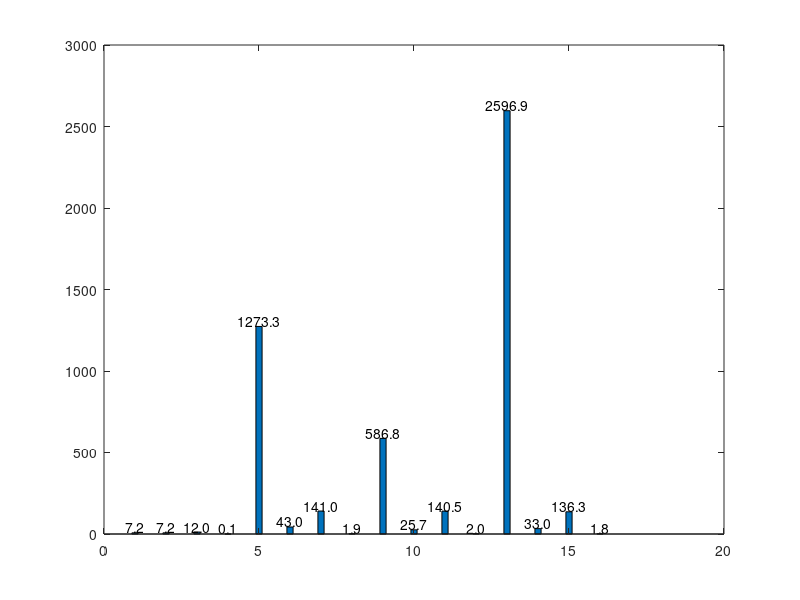

This chart was generated by the following MATLAB code:
clear; clc; close all; 

rpm = [7.18, 1273.35, 586.78, 2596.87];
kc = [7.16, 43.03, 25.70, 32.95];
vbp = [12.02, 140.97, 140.53, 136.26];
gg = [0.07, 1.91, 1.97, 1.76];

% y = log([rpm, kc, vbp, gg]);
y = [rpm; kc; vbp; gg];
y = y(:)

x = [1 : numel(y)]';
% bar(y, 0.2)
bar(x,y, 0.2)

labels = arrayfun(@(value) num2str(value,'%2.1f'),y,'UniformOutput',false);
text(x,y,labels,...
  'HorizontalAlignment','center',...
  'VerticalAlignment','bottom') 